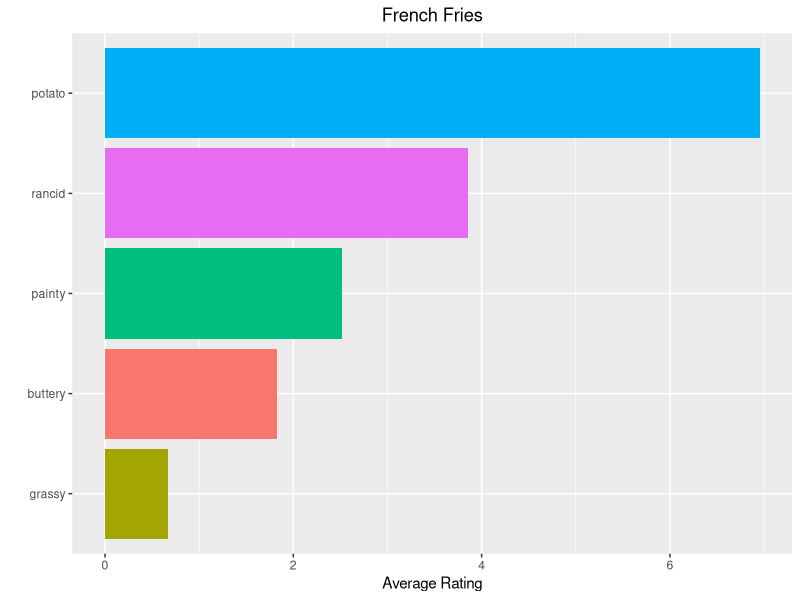

The R script that drew this image:
#James Tweedle
#Fall 2019 CSCI 390
#Activity 9b
#Partners:Diego Reyes, Mike Davis

#load libraries
library(reshape2)
library(tidyverse)

#create a tibble from french fries
ff <- as_tibble(french_fries)

#make the wide data set to long
ff <- ff %>% 
  gather(category,amount,potato:painty) %>% 
  na.omit()

#finds the average rating by category
avg <- ff %>% 
  group_by(category) %>% 
  summarise(mean=mean(amount))

#plot of Average rating vs Category and displays in descending order
avg %>% 
  ggplot()+
  geom_col(aes(reorder(category,mean),mean,fill=category))+
  labs(title="French Fries",
       x="",
       y="Average Rating")+
  theme(plot.title = element_text(hjust = 0.5))+
  coord_flip()+
  guides(fill=FALSE)
